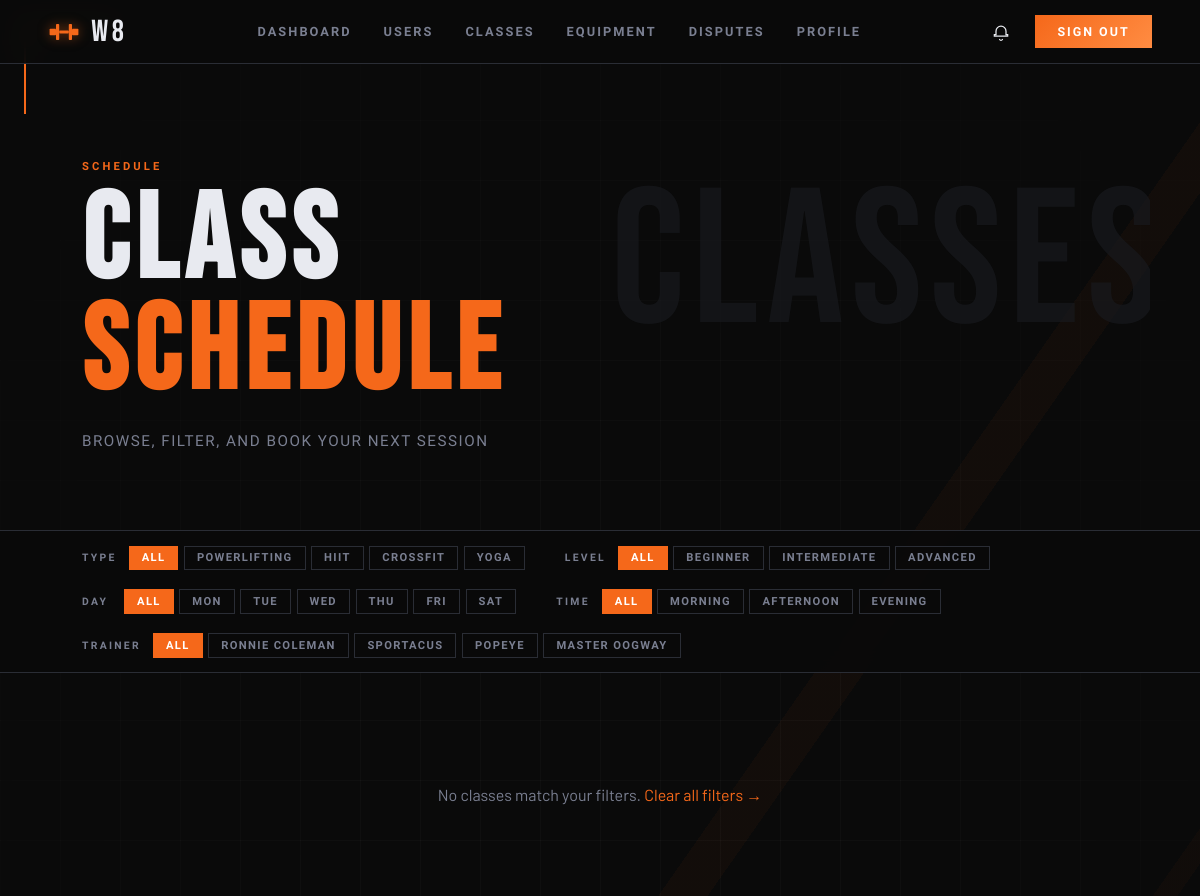
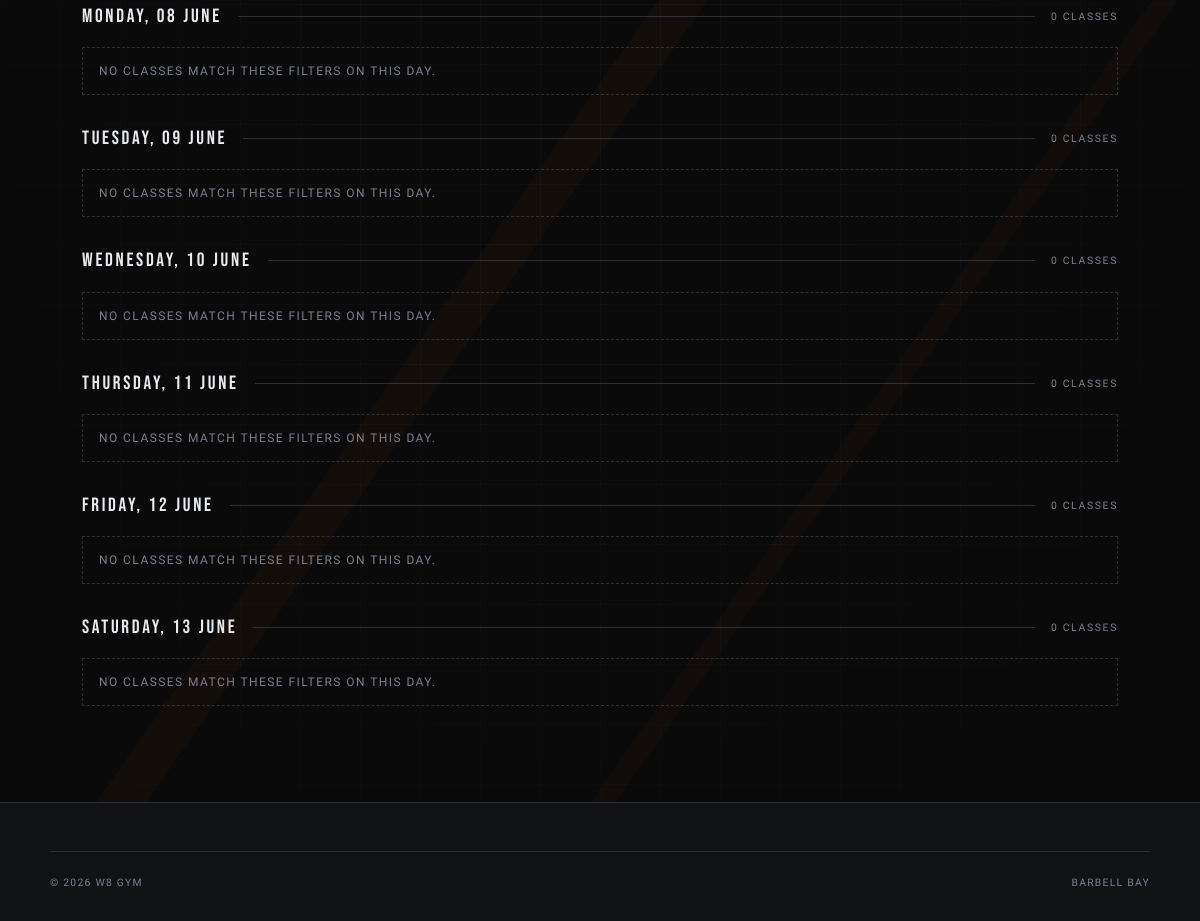
The page /pages/classes.php (signed in) on the database its author committed (2 pictures, top to bottom).
### tables this page shows
CREATE TABLE users (
  id             INTEGER PRIMARY KEY AUTOINCREMENT,
  username       TEXT    NOT NULL UNIQUE,
  email          TEXT    NOT NULL UNIQUE,
  password_hash  TEXT    NOT NULL,
  first_name     TEXT    NOT NULL,
  last_name      TEXT    NOT NULL,
  phone          TEXT    DEFAULT NULL,
  date_of_birth  TEXT    DEFAULT NULL,   -- ISO-8601: YYYY-MM-DD
  photo_path     TEXT    DEFAULT NULL,   -- stored relative path
  role           TEXT    NOT NULL DEFAULT 'member'
                         CHECK (role IN ('member','trainer','admin')),
  is_active      INTEGER NOT NULL DEFAULT 1,
  created_at     TEXT    NOT NULL DEFAULT (datetime('now')),
  updated_at     TEXT    NOT NULL DEFAULT (datetime('now'))
  -- NOTE: update updated_at via UPDATE trigger or in application code
);

### pages/classes.php (the view, shortened to what this page needs)
<?php
$user  = require_login();
$db    = get_db();
function ensure_demo_weekly_schedule(PDO $db): void {
    $trainers = [
        'ronniec' => ['email' => 'ronnie@w8gym.com', 'first' => 'Ronnie', 'last' => 'Coleman', 'phone' => '555-1001', 'photo' => 'images/ronnie.jpg', 'specialty' => 'strength', 'bio' => '8 time Mr. Olympia, now focused on strength training.', 'certs' => 'Strength coaching, powerlifting technique, contest prep', 'years' => 8],
        'sportacus' => ['email' => 'sportacus@w8gym.com', 'first' => 'Sportacus', 'last' => '', 'phone' => '555-1002', 'photo' => 'images/sportacus.jpg', 'specialty' => 'cardio', 'bio' => 'Aerobics world champion focused on performance and conditioning.', 'certs' => 'HIIT coaching, mobility, athletic conditioning', 'years' => 10],
        'popeye' => ['email' => 'popeye@w8gym.com', 'first' => 'Popeye', 'last' => '', 'phone' => '555-1003', 'photo' => 'images/popeye.jpg', 'specialty' => 'crossfit', 'bio' => 'Specialist in movement quality and injury prevention.', 'certs' => 'CrossFit L2, Olympic lifting, movement screening', 'years' => 6],
        'oogway' => ['email' => 'oogway@w8gym.com', 'first' => 'Master', 'last' => 'Oogway', 'phone' => '555-1004', 'photo' => 'images/oogway.jpg', 'specialty' => 'yoga', 'bio' => 'Yoga instructor focused on recovery, breathwork and relaxation.', 'certs' => 'RYT-200, recovery coaching, breathwork', 'years' => 12],
    ];
}
function selected_values(string $param, array $allowed): array {
    $raw = $_GET[$param] ?? '';
    if (is_array($raw)) {
        $parts = $raw;
    } else {
        $parts = explode(',', (string)$raw);
    }
    $values = [];
    foreach ($parts as $value) {
        $value = trim((string)$value);
    }
    return array_values(array_unique($values));
}
function selected_int_values(string $param, array $allowed): array {
    $raw = $_GET[$param] ?? '';
    if (is_array($raw)) {
        $parts = $raw;
    } else {
        $parts = explode(',', (string)$raw);
    }
    $values = [];
    foreach ($parts as $value) {
        $value = (int)$value;
    }
    return array_values(array_unique($values));
}
function add_in_filter(array &$where, array &$params, string $column, array $values): void {
    if (!$values) return;
}
$valid_types = ['powerlifting', 'hiit', 'crossfit', 'yoga'];
$valid_levels = ['beginner', 'intermediate', 'advanced'];
$filter_types = selected_values('type', $valid_types);
$filter_levels = selected_values('level', $valid_levels);
$trainers = $db->query(
    'SELECT u.id, u.first_name, u.last_name FROM users u
     JOIN classes c ON c.trainer_id = u.id
     WHERE u.role = "trainer" AND u.is_active = 1 AND c.is_active = 1
     GROUP BY u.id
     ORDER BY CASE u.username
                WHEN "ronniec" THEN 1
                WHEN "sportacus" THEN 2
                WHEN "popeye" THEN 3
                WHEN "oogway" THEN 4
                ELSE 5
              END,
              u.first_name'
)->fetchAll();
$valid_trainer_ids = array_map(static fn($t) => (int)$t['id'], $trainers);
$filter_trainers = selected_int_values('trainer', $valid_trainer_ids);
$week_start_ts = strtotime('monday next week');
$week_end_ts = strtotime('+7 days', $week_start_ts);
$week_start = date('Y-m-d 00:00:00', $week_start_ts);
$week_end = date('Y-m-d 00:00:00', $week_end_ts);
$where  = ['cs.scheduled_at >= ?', 'cs.scheduled_at < ?', 'cs.status = "scheduled"', 'c.is_active = 1'];
$params = [$week_start, $week_end];
add_in_filter($where, $params, 'c.type', $filter_types);
add_in_filter($where, $params, 'c.level', $filter_levels);
add_in_filter($where, $params, 'c.trainer_id', $filter_trainers);
$sql = '
    SELECT cs.id as session_id,
           cs.scheduled_at,
           cs.status,
           c.id as class_id,
           c.name,
           c.type,
           c.level,
           c.description,
           c.duration_min,
           c.capacity,
           u.id as trainer_id,
           u.first_name as trainer_first,
           u.last_name  as trainer_last,
           u.photo_path as trainer_photo,
           COUNT(CASE WHEN e.status = "enrolled" THEN 1 END) as enrolled_count,
           MAX(CASE WHEN e.member_id = ? AND e.status = "enrolled" THEN 1 ELSE 0 END) as i_am_enrolled,
           MAX(CASE WHEN e.member_id = ? AND e.status = "waitlist" THEN 1 ELSE 0 END) as i_am_waitlisted
    FROM class_sessions cs
    JOIN classes c ON c.id = cs.class_id
    LEFT JOIN users u ON u.id = c.trainer_id
    LEFT JOIN enrollments e ON e.session_id = cs.id
    WHERE ' . implode(' AND ', $where) . '
    GROUP BY cs.id
    ORDER BY cs.scheduled_at ASC
    LIMIT 200
';
$stmt = $db->prepare($sql);
$stmt->execute(array_merge([$user['id'], $user['id']], $params));
$sessions = $stmt->fetchAll();
$week_days = [];
foreach (['mon', 'tue', 'wed', 'thu', 'fri', 'sat'] as $offset => $key) {
    $date = date('Y-m-d', strtotime('+' . $offset . ' days', $week_start_ts));
    $week_days[$key] = [
        'date' => $date,
        'label' => date('l, d F', strtotime($date)),
        'sessions' => [],
    ];
}
function is_active_filter(string $param, string $value): string {
    $allowed = [
        'type' => ['powerlifting', 'hiit', 'crossfit', 'yoga'],
        'level' => ['beginner', 'intermediate', 'advanced'],
        'day' => ['mon', 'tue', 'wed', 'thu', 'fri', 'sat'],
        'time' => ['morning', 'afternoon', 'evening'],
    ];
    $selected = selected_values($param, $allowed[$param] ?? []);
    return ($value === 'all' ? empty($selected) : in_array($value, $selected, true)) ? 'chip--active' : '';
}
function is_active_trainer_filter(int $trainer_id): string {
    global $valid_trainer_ids;
    $selected = selected_int_values('trainer', $valid_trainer_ids);
    return in_array($trainer_id, $selected, true) ? 'chip--active' : '';
}
function filter_url(array $overrides): string {
    $params = array_merge($_GET, $overrides);
    foreach ($params as $k => $v) {
        if ($v === 'all' || $v === '' || $v === '0' || $v === 0) unset($params[$k]);
    }
    return 'classes.php' . ($params ? '?' . http_build_query($params) : '');
}
function toggle_filter_url(string $param, string $value): string {
    $allowed = [
        'type' => ['powerlifting', 'hiit', 'crossfit', 'yoga'],
        'level' => ['beginner', 'intermediate', 'advanced'],
        'day' => ['mon', 'tue', 'wed', 'thu', 'fri', 'sat'],
        'time' => ['morning', 'afternoon', 'evening'],
    ];
    $selected = selected_values($param, $allowed[$param] ?? []);
    if (in_array($value, $selected, true)) {
        $selected = array_values(array_diff($selected, [$value]));
    } else {
        $selected[] = $value;
    }
    return filter_url([$param => $selected ? implode(',', $selected) : 'all']);
}
function toggle_trainer_url(int $trainer_id): string {
    global $valid_trainer_ids;
    $selected = selected_int_values('trainer', $valid_trainer_ids);
    if (in_array($trainer_id, $selected, true)) {
        $selected = array_values(array_diff($selected, [$trainer_id]));
    } else {
        $selected[] = $trainer_id;
    }
    return filter_url(['trainer' => $selected ? implode(',', $selected) : 0]);
}
?>
<!DOCTYPE html>
<html lang="en">
<head>
  <link rel="stylesheet" href="../css/base.css">
  <link rel="stylesheet" href="../css/components.css">
  <link rel="stylesheet" href="../css/classes.css">
</head>
<body>
  <div class="bg-fixed bg-grid"></div>
  <div class="bg-fixed bg-diagonal"></div>
  <span class="corner corner--tl"></span>
  <?php
    require_once __DIR__ . '/../includes/nav.php';
  ?>
  <main>
    <header class="page-header">
      <div class="page-header__inner">
        <div class="tag">Schedule</div>
        <h1 class="page-header__title">Class<br><span>Schedule</span></h1>
        <p class="page-header__sub">Browse, filter, and book your next session</p>
      </div>
      <div class="page-header__deco">CLASSES</div>
    </header>
    <section class="filters-bar">
      <div class="filters-bar__inner">
        <div class="filter-group">
          <span class="filter-group__label">Type</span>
          <div class="filter-chips">
            <a href="<?= filter_url(['type'=>'all']) ?>" class="chip <?= is_active_filter('type','all') ?>">All</a>
            <a href="<?= toggle_filter_url('type','powerlifting') ?>" class="chip <?= is_active_filter('type','powerlifting') ?>">Powerlifting</a>
            <a href="<?= toggle_filter_url('type','hiit') ?>" class="chip <?= is_active_filter('type','hiit') ?>">HIIT</a>
            <a href="<?= toggle_filter_url('type','crossfit') ?>" class="chip <?= is_active_filter('type','crossfit') ?>">CrossFit</a>
            <a href="<?= toggle_filter_url('type','yoga') ?>" class="chip <?= is_active_filter('type','yoga') ?>">Yoga</a>
          </div>
        </div>
        <div class="filter-group">
          <span class="filter-group__label">Level</span>
          <div class="filter-chips">
            <a href="<?= filter_url(['level'=>'all']) ?>" class="chip <?= is_active_filter('level','all') ?>">All</a>
            <a href="<?= toggle_filter_url('level','beginner') ?>" class="chip <?= is_active_filter('level','beginner') ?>">Beginner</a>
            <a href="<?= toggle_filter_url('level','intermediate') ?>" class="chip <?= is_active_filter('level','intermediate') ?>">Intermediate</a>
            <a href="<?= toggle_filter_url('level','advanced') ?>" class="chip <?= is_active_filter('level','advanced') ?>">Advanced</a>
          </div>
        </div>
        <div class="filter-group">
          <span class="filter-group__label">Day</span>
          <div class="filter-chips">
            <a href="<?= filter_url(['day'=>'all']) ?>" class="chip <?= is_active_filter('day','all') ?>">All</a>
            <?php foreach (['mon'=>'Mon','tue'=>'Tue','wed'=>'Wed','thu'=>'Thu','fri'=>'Fri','sat'=>'Sat'] as $k=>$v): ?>
            <a href="<?= toggle_filter_url('day',$k) ?>" class="chip <?= is_active_filter('day',$k) ?>"><?= $v ?></a>
            <?php endforeach; ?>
          </div>
        </div>
        <div class="filter-group">
          <span class="filter-group__label">Time</span>
          <div class="filter-chips">
            <a href="<?= filter_url(['time'=>'all']) ?>" class="chip <?= is_active_filter('time','all') ?>">All</a>
            <a href="<?= toggle_filter_url('time','morning') ?>" class="chip <?= is_active_filter('time','morning') ?>">Morning</a>
            <a href="<?= toggle_filter_url('time','afternoon') ?>" class="chip <?= is_active_filter('time','afternoon') ?>">Afternoon</a>
            <a href="<?= toggle_filter_url('time','evening') ?>" class="chip <?= is_active_filter('time','evening') ?>">Evening</a>
          </div>
        </div>
        <?php if ($trainers): ?>
        <div class="filter-group">
          <span class="filter-group__label">Trainer</span>
          <div class="filter-chips">
            <a href="<?= filter_url(['trainer'=>0]) ?>" class="chip <?= empty($filter_trainers) ? 'chip--active' : '' ?>">All</a>
            <?php foreach ($trainers as $t): ?>
            <a href="<?= toggle_trainer_url((int)$t['id']) ?>" class="chip <?= is_active_trainer_filter((int)$t['id']) ?>">
              <?= htmlspecialchars(trim($t['first_name'] . ' ' . $t['last_name']), ENT_QUOTES, 'UTF-8') ?>
            </a>
            <?php endforeach; ?>
          </div>
        </div>
        <?php endif; ?>
      </div>
    </section>
    <section class="sched-layout">
      <div class="inner" style="padding-top:3rem;padding-bottom:6rem;">
        <?php if (empty($sessions)): ?>
          <p style="color:var(--subtle);font-size:1rem;text-align:center;padding:4rem 0;">
            No classes match your filters. <a href="classes.php">Clear all filters →</a>
          </p>
        <?php endif; ?>
        <?php foreach ($week_days as $day): ?>
        <?php $day_sessions = $day['sessions']; ?>
        <section class="day-block">
          <div class="day-label">
            <span class="day-label__name"><?= htmlspecialchars($day['label'], ENT_QUOTES, 'UTF-8') ?></span>
            <div class="day-label__line"></div>
            <span class="day-label__count"><?= count($day_sessions) ?> class<?= count($day_sessions) != 1 ? 'es' : '' ?></span>
          </div>
          <?php if (empty($day_sessions)): ?>
          <p class="day-empty">No classes match these filters on this day.</p>
          <?php endif; ?>
        </section>
        <?php endforeach; ?>
      </div>
    </section>
  </main>
  <footer>
    <div class="footer-inner">
      <div class="footer-bottom">
        <span>&copy; 2026 W8 Gym</span>
        <span>Barbell Bay</span>
      </div>
    </div>
  </footer>
</body>
</html>

### rows shown on the page
users: first_name+last_name "RONNIE COLEMAN"
users: first_name "SPORTACUS"
users: first_name "POPEYE"
users: first_name+last_name "MASTER OOGWAY"

### other values the page prints
$v "MON"
$v "TUE"
$v "WED"
$v "THU"
$v "FRI"
$v "SAT"
$day['label'] "MONDAY, 08 JUNE"
count($day_sessions) "0"
$day['label'] "TUESDAY, 09 JUNE"
$day['label'] "WEDNESDAY, 10 JUNE"
$day['label'] "THURSDAY, 11 JUNE"
$day['label'] "FRIDAY, 12 JUNE"
$day['label'] "SATURDAY, 13 JUNE"
